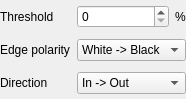
<?xml version="1.0" encoding="UTF-8"?>
<ui version="4.0">
 <class>CCaliperParamsGuiComp</class>
 <widget class="QWidget" name="CCaliperParamsGuiComp">
  <property name="geometry">
   <rect>
    <x>0</x>
    <y>0</y>
    <width>186</width>
    <height>99</height>
   </rect>
  </property>
  <layout class="QGridLayout">
   <property name="margin">
    <number>0</number>
   </property>
   <item row="0" column="0">
    <widget class="QLabel" name="label">
     <property name="sizePolicy">
      <sizepolicy hsizetype="Minimum" vsizetype="Preferred">
       <horstretch>0</horstretch>
       <verstretch>0</verstretch>
      </sizepolicy>
     </property>
     <property name="text">
      <string>Threshold</string>
     </property>
    </widget>
   </item>
   <item row="0" column="1">
    <widget class="QSpinBox" name="ThresholdSB">
     <property name="sizePolicy">
      <sizepolicy hsizetype="Preferred" vsizetype="Fixed">
       <horstretch>0</horstretch>
       <verstretch>0</verstretch>
      </sizepolicy>
     </property>
    </widget>
   </item>
   <item row="0" column="2">
    <widget class="QLabel" name="label_2">
     <property name="sizePolicy">
      <sizepolicy hsizetype="Maximum" vsizetype="Preferred">
       <horstretch>0</horstretch>
       <verstretch>0</verstretch>
      </sizepolicy>
     </property>
     <property name="text">
      <string>%</string>
     </property>
    </widget>
   </item>
   <item row="1" column="0">
    <widget class="QLabel" name="label_3">
     <property name="sizePolicy">
      <sizepolicy hsizetype="Minimum" vsizetype="Preferred">
       <horstretch>0</horstretch>
       <verstretch>0</verstretch>
      </sizepolicy>
     </property>
     <property name="text">
      <string>Edge polarity</string>
     </property>
    </widget>
   </item>
   <item row="1" column="1" colspan="2">
    <widget class="QComboBox" name="EdgePolarityCB">
     <property name="sizePolicy">
      <sizepolicy hsizetype="Preferred" vsizetype="Fixed">
       <horstretch>0</horstretch>
       <verstretch>0</verstretch>
      </sizepolicy>
     </property>
     <item>
      <property name="text">
       <string>White -&gt; Black</string>
      </property>
     </item>
     <item>
      <property name="text">
       <string>Black -&gt; White</string>
      </property>
     </item>
     <item>
      <property name="text">
       <string>Any</string>
      </property>
     </item>
    </widget>
   </item>
   <item row="2" column="0">
    <widget class="QLabel" name="label_4">
     <property name="sizePolicy">
      <sizepolicy hsizetype="Minimum" vsizetype="Preferred">
       <horstretch>0</horstretch>
       <verstretch>0</verstretch>
      </sizepolicy>
     </property>
     <property name="text">
      <string>Direction</string>
     </property>
    </widget>
   </item>
   <item row="2" column="1" colspan="2">
    <widget class="QComboBox" name="DirectionCB">
     <property name="sizePolicy">
      <sizepolicy hsizetype="Preferred" vsizetype="Fixed">
       <horstretch>0</horstretch>
       <verstretch>0</verstretch>
      </sizepolicy>
     </property>
     <item>
      <property name="text">
       <string>In -&gt; Out</string>
      </property>
     </item>
     <item>
      <property name="text">
       <string>Out -&gt; In</string>
      </property>
     </item>
    </widget>
   </item>
  </layout>
 </widget>
 <resources/>
 <connections/>
</ui>
